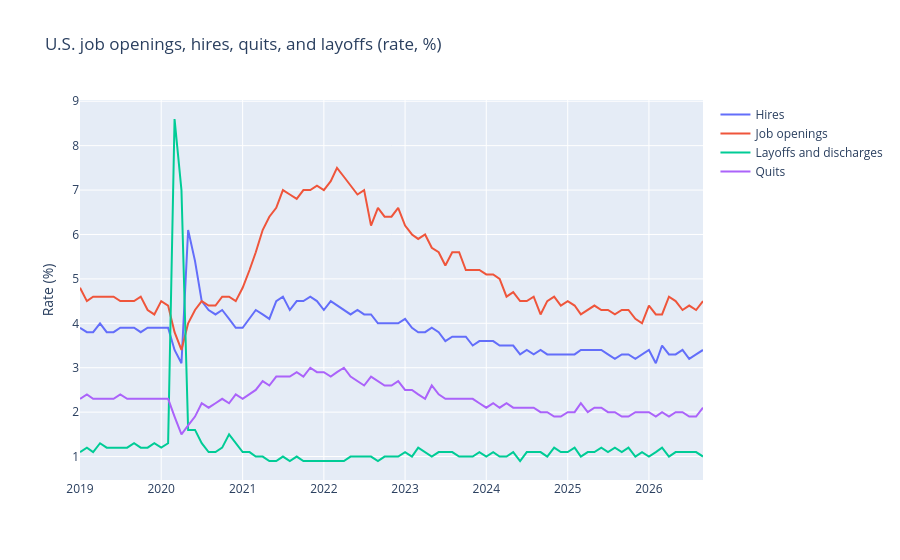

The cell this chart's notebook holds for it:
### Markdown cell above
## 4. The national picture

Quits are the clearest signal of worker confidence: people quit when they are confident they can find a
better job. How do today's rates compare with 2019?

### Code cell
national = df[df["industry"] == "Total nonfarm"].pivot(index="date", columns="measure", values="rate")

fig, ax = plt.subplots(figsize=(9, 5))
for m in ["Job openings", "Hires", "Quits", "Layoffs and discharges"]:
    ax.plot(national.index, national[m], label=m, linewidth=2)
ax.axvspan(pd.Timestamp("2020-03-01"), pd.Timestamp("2020-05-01"), color="grey", alpha=0.2)
ax.set_title("U.S. job openings, hires, quits, and layoffs, 2019 to today")
ax.set_ylabel("Rate (%)")
ax.legend(frameon=False)
ax.spines[["top", "right"]].set_visible(False)
fig.text(0.01, 0.01, "Source: BLS JOLTS, seasonally adjusted. Shaded area: spring 2020.", fontsize=8, color="grey")
fig.tight_layout()
fig.savefig(OUT / "national_rates.png", dpi=200)
plt.show()

nat_long = national.reset_index().melt(id_vars="date", var_name="measure", value_name="rate")
fig_i = px.line(nat_long, x="date", y="rate", color="measure",
                title="U.S. job openings, hires, quits, and layoffs (rate, %)",
                labels={"date": "", "rate": "Rate (%)", "measure": ""})
fig_i.write_html(OUT / "national_rates.html", include_plotlyjs="cdn")
fig_i.show()
